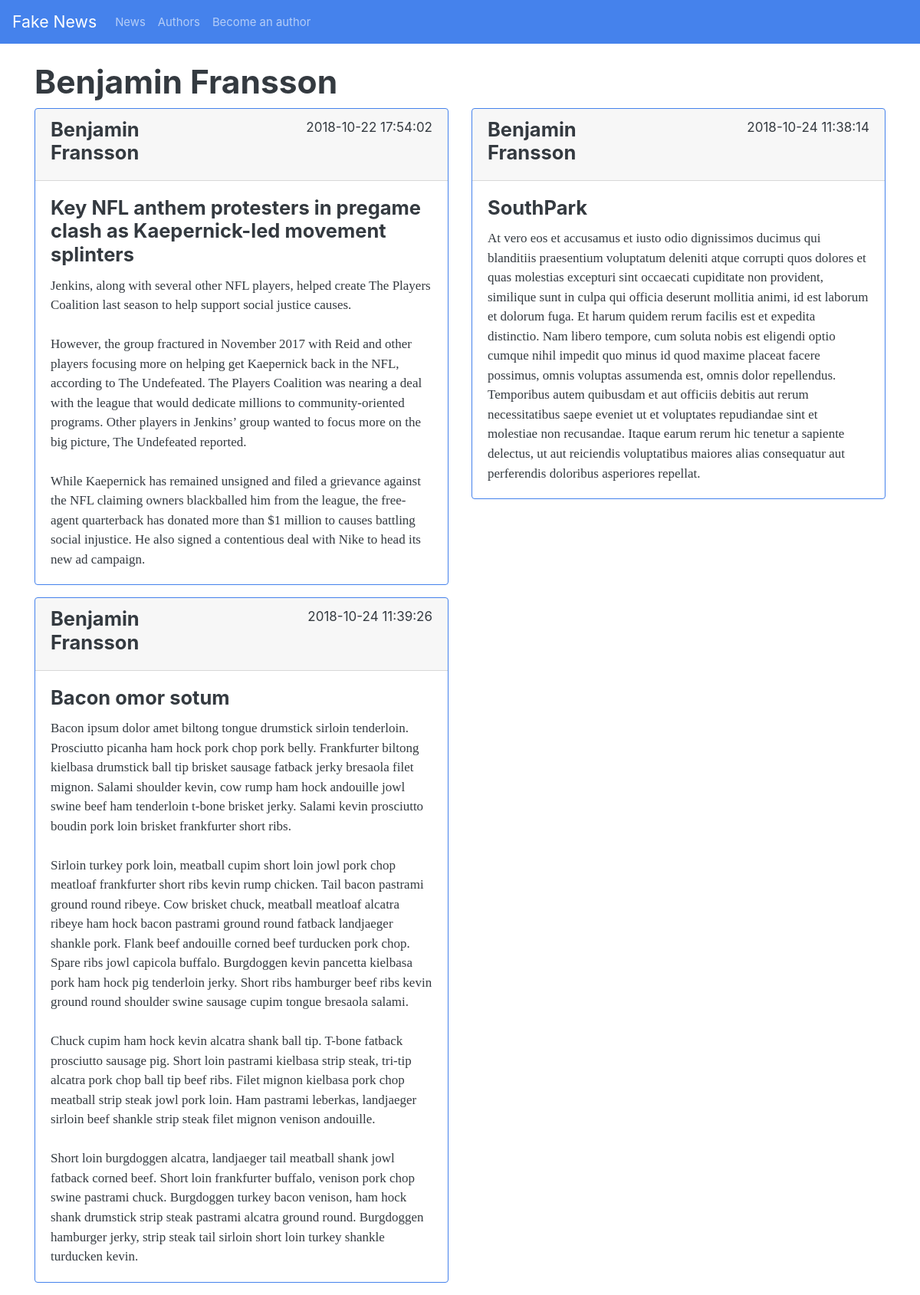
The page /author.php?id=8 on the database its author committed.
### tables this page shows
CREATE TABLE authors (
                id INTEGER PRIMARY KEY AUTOINCREMENT,
                name TEXT NOT NULL,
                email TEXT NOT NULL,
                password TEXT NOT NULL,
                date TIMESTAMP NOT NULL DEFAULT CURRENT_TIMESTAMP
                );

CREATE TABLE news (
                id INTEGER PRIMARY KEY AUTOINCREMENT,
                title TEXT NOT NULL,
                content TEXT NOT NULL,
                author INTEGER,
                likes INTEGER NOT NULL,
                date TIMESTAMP NOT NULL DEFAULT CURRENT_TIMESTAMP,
                FOREIGN KEY (id) REFERENCES authors(id)
                );

### author.php (called while the page is built, shortened)
<?php
require_once $_SERVER['DOCUMENT_ROOT'].'/database/db.php';
$title = 'Author';
$db = new ConnectToDatabase;
$query = 'SELECT * FROM authors JOIN news ON authors.id = news.author WHERE authors.id=:id ORDER BY date';
$params = [
    ':id' => $_GET['id']
];
$results = $db->getData($query, $params);
if($results){
    $title = $results[0]['name'];
}else{
    $title = 'No posts from this user.';
}
require_once $_SERVER['DOCUMENT_ROOT'].'/components/head.php';
require_once $_SERVER['DOCUMENT_ROOT'].'/components/nav.php';
require_once $_SERVER['DOCUMENT_ROOT'].'/content/author.php';
require_once $_SERVER['DOCUMENT_ROOT'].'/components/footer.php';

### database/db.php (called while the page is built, shortened)
<?php
class ConnectToDatabase
{
    private $pdo;
    public function __construct()
    {
        $this->fileName = $_SERVER['DOCUMENT_ROOT'].'/database/fake-news.db';
        $dsn = "sqlite:$this->fileName";
        $this->pdo = new PDO($dsn);
        $this->pdo->setAttribute(PDO::ATTR_ERRMODE,
                            PDO::ERRMODE_EXCEPTION);
        $this->pdo->exec('CREATE TABLE IF NOT EXISTS authors (
                id INTEGER PRIMARY KEY AUTOINCREMENT,
                name TEXT NOT NULL,
                email TEXT NOT NULL,
                password TEXT NOT NULL,
                date TIMESTAMP NOT NULL DEFAULT CURRENT_TIMESTAMP
                );');
        $this->pdo->exec('CREATE TABLE IF NOT EXISTS news (
                id INTEGER PRIMARY KEY AUTOINCREMENT,
                title TEXT NOT NULL,
                content TEXT NOT NULL,
                author INTEGER,
                likes INTEGER NOT NULL,
                date TIMESTAMP NOT NULL DEFAULT CURRENT_TIMESTAMP,
                FOREIGN KEY (id) REFERENCES authors(id)
                );');
    }
    public function getData(string $query, ?array $params = []): array
    {
        $sth = $this->pdo->prepare($query);
        $sth->execute($params);
        return $sth->fetchAll(PDO::FETCH_ASSOC);
    }
}

### content/author.php (the view)
<main>
    <div class="container mt-4">
        <div class="row">
            <div class="col">
                <h1><?=$title?></h1>
            </div>
        </div>
        <div class="row">
            <?php foreach ($results as $result): ?>
                <div class="col-md-12 col-lg-6">
                    <div class="card border-primary mb-3">
                        <div class="card-header">
                            <div class="row">
                                <div class="col"><h4><?= $result['name']; ?></h4></div>
                                <div class="col d-flex justify-content-end"><?= $result['date']; ?></div>
                            </div>
                        </div>
                        <div class="card-body">
                            <h4 class="card-title">
                                <?= $result['title']; ?>
                            </h4>
                            <p class="card-text">
                                <?= $result['content']; ?>
                            </p>
                        </div>
                    </div>
                </div>
            <?php endforeach;?>
        </div>
    </div>
</main>

### rows shown on the page
authors: name "Benjamin Fransson"
news: authors.name "Benjamin Fransson", date "2018-10-22 17:54:02", title "Key NFL anthem protesters in pregame clash as Kaepernick-led movement splinters", content "Jenkins, along with several other NFL players, helped create The Players Coalition last season to help support social justice causes. However, the group fractured in November 2017 with Reid and other players focusing more on helping get Kaepernick back in the NFL, according to The Undefeated. The Players Coalition was nearing a deal with the league that would dedicate millions to community-oriented programs. Other players in Jenkins’ group wanted to focus more on the big picture, The Undefeated reported. While Kaepernick has remained unsigned and filed a grievance against the NFL claiming owners blackballed him from the league, the free-agent quarterback has donated more than $1 million to…"
news: authors.name "Benjamin Fransson", date "2018-10-24 11:38:14", title "SouthPark", content "At vero eos et accusamus et iusto odio dignissimos ducimus qui blanditiis praesentium voluptatum deleniti atque corrupti quos dolores et quas molestias excepturi sint occaecati cupiditate non provident, similique sunt in culpa qui officia deserunt mollitia animi, id est laborum et dolorum fuga. Et harum quidem rerum facilis est et expedita distinctio. Nam libero tempore, cum soluta nobis est eligendi optio cumque nihil impedit quo minus id quod maxime placeat facere possimus, omnis voluptas assumenda est, omnis dolor repellendus. Temporibus autem quibusdam et aut officiis debitis aut rerum necessitatibus saepe eveniet ut et voluptates repudiandae sint et molestiae non recusandae. Itaque…"
news: authors.name "Benjamin Fransson", date "2018-10-24 11:39:26", title "Bacon omor sotum", content "Bacon ipsum dolor amet biltong tongue drumstick sirloin tenderloin. Prosciutto picanha ham hock pork chop pork belly. Frankfurter biltong kielbasa drumstick ball tip brisket sausage fatback jerky bresaola filet mignon. Salami shoulder kevin, cow rump ham hock andouille jowl swine beef ham tenderloin t-bone brisket jerky. Salami kevin prosciutto boudin pork loin brisket frankfurter short ribs. Sirloin turkey pork loin, meatball cupim short loin jowl pork chop meatloaf frankfurter short ribs kevin rump chicken. Tail bacon pastrami ground round ribeye. Cow brisket chuck, meatball meatloaf alcatra ribeye ham hock bacon pastrami ground round fatback landjaeger shankle pork. Flank beef andouille…"
